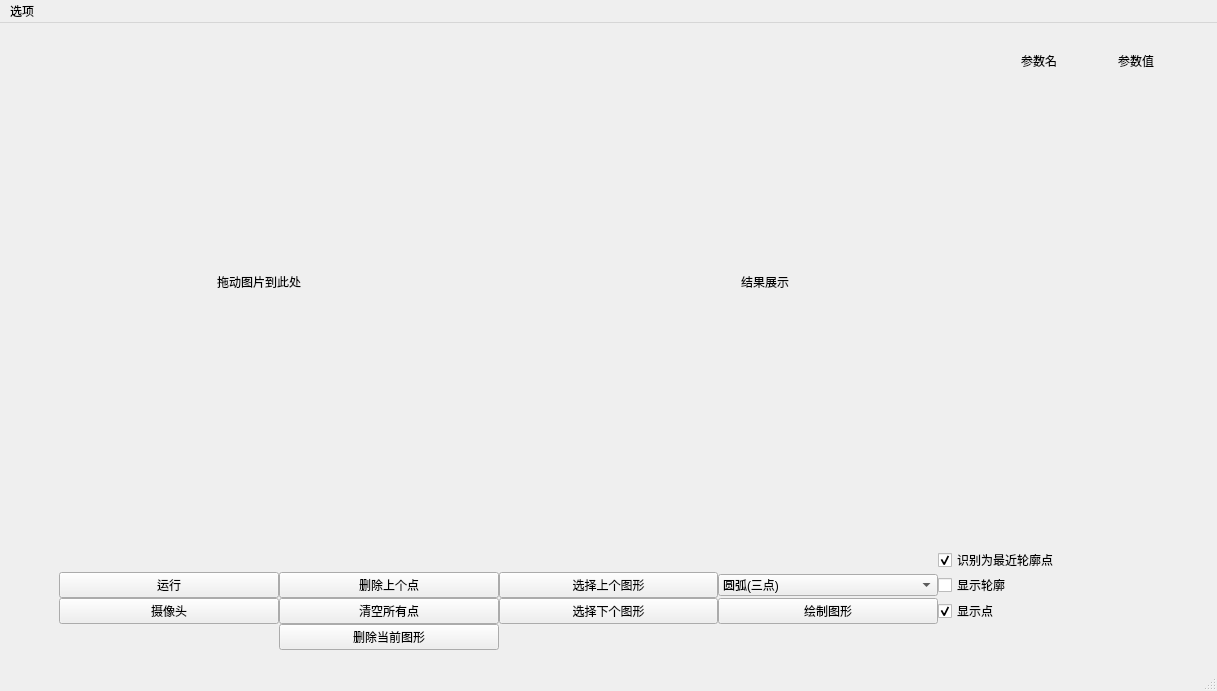
<?xml version="1.0" encoding="UTF-8"?>
<ui version="4.0">
    <class>MainWindow</class>
    <widget class="QMainWindow" name="MainWindow">
        <property name="geometry">
            <rect>
                <x>0</x>
                <y>0</y>
                <width>1217</width>
                <height>680</height>
            </rect>
        </property>
        <property name="windowTitle">
            <string>MainWindow</string>
        </property>
        <widget class="QWidget" name="centralwidget">
            <layout class="QHBoxLayout" name="horizontalLayout">
                <item>
                    <layout class="QVBoxLayout" name="verticalLayout">
                        <item>
                            <layout class="QHBoxLayout" name="horizontalLayout_2">
                                <property name="sizeConstraint">
                                    <enum>QLayout::SetFixedSize</enum>
                                </property>
                                <item>
                                    <widget class="ui::InputLabel" name="inputLabel">
                                        <property name="sizePolicy">
                                            <sizepolicy hsizetype="Minimum" vsizetype="Minimum">
                                                <horstretch>0</horstretch>
                                                <verstretch>0</verstretch>
                                            </sizepolicy>
                                        </property>
                                        <property name="minimumSize">
                                            <size>
                                                <width>500</width>
                                                <height>500</height>
                                            </size>
                                        </property>
                                        <property name="text">
                                            <string>拖动图片到此处</string>
                                        </property>
                                        <property name="alignment">
                                            <set>Qt::AlignCenter</set>
                                        </property>
                                    </widget>
                                </item>
                                <item>
                                    <widget class="ui::OutputLabel" name="outputLabel">
                                        <property name="sizePolicy">
                                            <sizepolicy hsizetype="Minimum" vsizetype="Minimum">
                                                <horstretch>0</horstretch>
                                                <verstretch>0</verstretch>
                                            </sizepolicy>
                                        </property>
                                        <property name="minimumSize">
                                            <size>
                                                <width>500</width>
                                                <height>500</height>
                                            </size>
                                        </property>
                                        <property name="text">
                                            <string>结果展示</string>
                                        </property>
                                        <property name="alignment">
                                            <set>Qt::AlignCenter</set>
                                        </property>
                                    </widget>
                                </item>
                                <item>
                                    <layout class="QGridLayout" name="detailLayout">
                                        <item row="1" column="0">
                                            <widget class="QLabel" name="name1Label">
                                                <property name="text">
                                                    <string/>
                                                </property>
                                            </widget>
                                        </item>
                                        <item row="5" column="0">
                                            <widget class="QLabel" name="name5Label">
                                                <property name="text">
                                                    <string/>
                                                </property>
                                            </widget>
                                        </item>
                                        <item row="0" column="1">
                                            <widget class="QLabel" name="value0Label">
                                                <property name="text">
                                                    <string>参数值</string>
                                                </property>
                                            </widget>
                                        </item>
                                        <item row="0" column="0">
                                            <widget class="QLabel" name="name0Label">
                                                <property name="text">
                                                    <string>参数名</string>
                                                </property>
                                            </widget>
                                        </item>
                                        <item row="6" column="1">
                                            <widget class="QLabel" name="value6Label">
                                                <property name="text">
                                                    <string/>
                                                </property>
                                            </widget>
                                        </item>
                                        <item row="2" column="0">
                                            <widget class="QLabel" name="name2Label">
                                                <property name="text">
                                                    <string/>
                                                </property>
                                            </widget>
                                        </item>
                                        <item row="3" column="0">
                                            <widget class="QLabel" name="name3Label">
                                                <property name="text">
                                                    <string/>
                                                </property>
                                            </widget>
                                        </item>
                                        <item row="1" column="1">
                                            <widget class="QLabel" name="value1Label">
                                                <property name="text">
                                                    <string/>
                                                </property>
                                            </widget>
                                        </item>
                                        <item row="2" column="1">
                                            <widget class="QLabel" name="value2Label">
                                                <property name="text">
                                                    <string/>
                                                </property>
                                            </widget>
                                        </item>
                                        <item row="3" column="1">
                                            <widget class="QLabel" name="value3Label">
                                                <property name="text">
                                                    <string/>
                                                </property>
                                            </widget>
                                        </item>
                                        <item row="5" column="1">
                                            <widget class="QLabel" name="value5Label">
                                                <property name="text">
                                                    <string/>
                                                </property>
                                            </widget>
                                        </item>
                                        <item row="4" column="0">
                                            <widget class="QLabel" name="name4Label">
                                                <property name="text">
                                                    <string/>
                                                </property>
                                            </widget>
                                        </item>
                                        <item row="6" column="0">
                                            <widget class="QLabel" name="name6Label">
                                                <property name="text">
                                                    <string/>
                                                </property>
                                            </widget>
                                        </item>
                                        <item row="4" column="1">
                                            <widget class="QLabel" name="value4Label">
                                                <property name="text">
                                                    <string/>
                                                </property>
                                            </widget>
                                        </item>
                                        <item row="7" column="0">
                                            <widget class="QLabel" name="name7Label">
                                                <property name="text">
                                                    <string/>
                                                </property>
                                            </widget>
                                        </item>
                                        <item row="7" column="1">
                                            <widget class="QLabel" name="value7Label">
                                                <property name="text">
                                                    <string/>
                                                </property>
                                            </widget>
                                        </item>
                                    </layout>
                                </item>
                            </layout>
                        </item>
                        <item>
                            <layout class="QGridLayout" name="gridLayout">
                                <property name="sizeConstraint">
                                    <enum>QLayout::SetDefaultConstraint</enum>
                                </property>
                                <property name="leftMargin">
                                    <number>50</number>
                                </property>
                                <property name="topMargin">
                                    <number>10</number>
                                </property>
                                <property name="rightMargin">
                                    <number>50</number>
                                </property>
                                <property name="bottomMargin">
                                    <number>10</number>
                                </property>
                                <property name="spacing">
                                    <number>0</number>
                                </property>
                                <item row="3" column="1">
                                    <widget class="QPushButton" name="removeLastPointButton">
                                        <property name="text">
                                            <string>删除上个点</string>
                                        </property>
                                    </widget>
                                </item>
                                <item row="6" column="1">
                                    <widget class="QPushButton" name="removeCurrentShapeButton">
                                        <property name="text">
                                            <string>删除当前图形</string>
                                        </property>
                                    </widget>
                                </item>
                                <item row="3" column="2">
                                    <widget class="QPushButton" name="previousShapeButton">
                                        <property name="text">
                                            <string>选择上个图形</string>
                                        </property>
                                    </widget>
                                </item>
                                <item row="3" column="3">
                                    <widget class="QComboBox" name="shapeComboBox">
                                        <item>
                                            <property name="text">
                                                <string>圆弧(三点)</string>
                                            </property>
                                        </item>
                                        <item>
                                            <property name="text">
                                                <string>圆(三点)</string>
                                            </property>
                                        </item>
                                        <item>
                                            <property name="text">
                                                <string>多段折线(首尾相联)(多点)</string>
                                            </property>
                                        </item>
                                        <item>
                                            <property name="text">
                                                <string>轮廓线(一点)</string>
                                            </property>
                                        </item>
                                        <item>
                                            <property name="text">
                                                <string>直线(两点)</string>
                                            </property>
                                        </item>
                                        <item>
                                            <property name="text">
                                                <string>线段(两点)</string>
                                            </property>
                                        </item>
                                        <item>
                                            <property name="text">
                                                <string>平行四边形(四角)</string>
                                            </property>
                                        </item>
                                        <item>
                                            <property name="text">
                                                <string>多段折线(多点)</string>
                                            </property>
                                        </item>
                                        <item>
                                            <property name="text">
                                                <string>矩形(四角)</string>
                                            </property>
                                        </item>
                                    </widget>
                                </item>
                                <item row="3" column="4">
                                    <widget class="QCheckBox" name="showContourCheckBox">
                                        <property name="text">
                                            <string>显示轮廓</string>
                                        </property>
                                    </widget>
                                </item>
                                <item row="1" column="4">
                                    <widget class="QCheckBox" name="toNearestContourPointCheckBox">
                                        <property name="text">
                                            <string>识别为最近轮廓点</string>
                                        </property>
                                        <property name="checked">
                                            <bool>true</bool>
                                        </property>
                                    </widget>
                                </item>
                                <item row="3" column="0">
                                    <widget class="QPushButton" name="runButton">
                                        <property name="text">
                                            <string>运行</string>
                                        </property>
                                    </widget>
                                </item>
                                <item row="5" column="1">
                                    <widget class="QPushButton" name="removeAllPointsButton">
                                        <property name="text">
                                            <string>清空所有点</string>
                                        </property>
                                    </widget>
                                </item>
                                <item row="5" column="0">
                                    <widget class="QPushButton" name="cameraButton">
                                        <property name="text">
                                            <string>摄像头</string>
                                        </property>
                                    </widget>
                                </item>
                                <item row="5" column="2">
                                    <widget class="QPushButton" name="nextShapeButton">
                                        <property name="text">
                                            <string>选择下个图形</string>
                                        </property>
                                    </widget>
                                </item>
                                <item row="5" column="3">
                                    <widget class="QPushButton" name="drawButton">
                                        <property name="text">
                                            <string>绘制图形</string>
                                        </property>
                                    </widget>
                                </item>
                                <item row="5" column="4">
                                    <widget class="QCheckBox" name="showPointCheckBox">
                                        <property name="text">
                                            <string>显示点</string>
                                        </property>
                                        <property name="checked">
                                            <bool>true</bool>
                                        </property>
                                    </widget>
                                </item>
                            </layout>
                        </item>
                    </layout>
                </item>
            </layout>
        </widget>
        <widget class="QMenuBar" name="menubar">
            <property name="geometry">
                <rect>
                    <x>0</x>
                    <y>0</y>
                    <width>1217</width>
                    <height>20</height>
                </rect>
            </property>
            <widget class="QMenu" name="menu">
                <property name="title">
                    <string>选项</string>
                </property>
                <addaction name="actionaa"/>
            </widget>
            <addaction name="menu"/>
        </widget>
        <widget class="QStatusBar" name="statusbar"/>
        <action name="actionaa">
            <property name="text">
                <string>结果结果图片为</string>
            </property>
        </action>
    </widget>
    <customwidgets>
        <customwidget>
            <class>ui::InputLabel</class>
            <extends>QLabel</extends>
            <header>ui/InputLabel.hpp</header>
        </customwidget>
        <customwidget>
            <class>ui::OutputLabel</class>
            <extends>QLabel</extends>
            <header>ui/OutputLabel.hpp</header>
        </customwidget>
    </customwidgets>
    <resources/>
    <connections/>
</ui>
